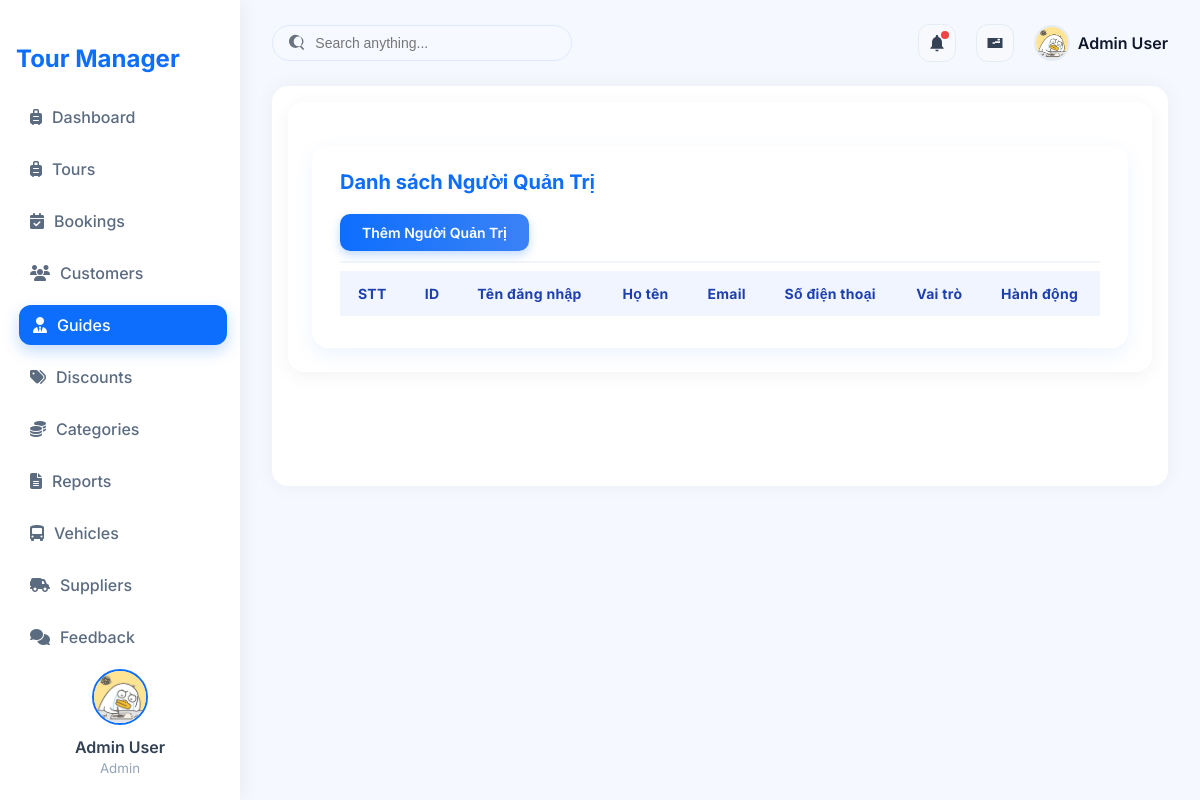
Before: /?action=admin-listUsers with the older database file.
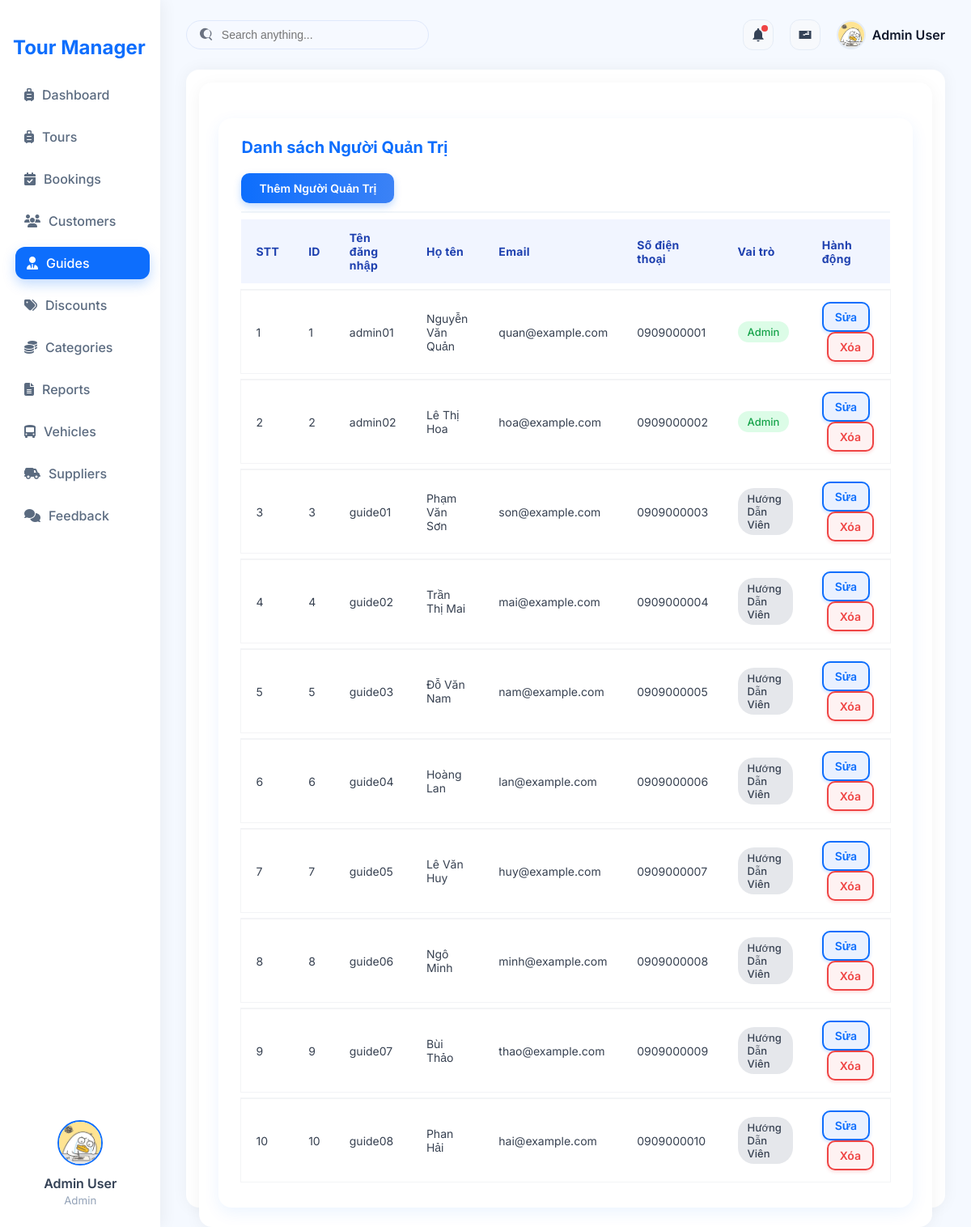
After: the same page with the newer database file.
### tables this page shows
CREATE TABLE `users` (
  `user_id` int NOT NULL,
  `username` varchar(50) NOT NULL,
  `password` varchar(255) NOT NULL,
  `role` enum('admin','guide') NOT NULL DEFAULT 'guide',
  `name` varchar(100) DEFAULT NULL,
  `email` varchar(100) DEFAULT NULL,
  `phone` varchar(20) DEFAULT NULL
);

### controllers/UsersController.php (called while the page is built, shortened)
<?php
class UsersController {
    private $userQuery;
    function __construct() {
        $this->userQuery = new UsersQuery();
    }
    public function listUsers() {
        $users = $this->userQuery->getAllUsers();
        require './views/User/ListUser.php';
    }
}
?>

### routes/index.php (called while the page is built)
<?php
$action = $_GET['action'] ?? '/';
match ($action) {
    '/' => (new ProductController)->home(),
    'admin' => require './views/admin.php',
    'admin-listTours' => require './views/admin.php',
    'admin-createTours' => require './views/admin.php',
    'admin-updateTours' => require './views/admin.php',
    'admin-listUsers' => require './views/admin.php',
    'admin-createUsers' => require './views/admin.php',
    'admin-updateUsers' => require './views/admin.php',
    'admin-listCategory' => require './views/admin.php',
    'admin-createCategory' => require './views/admin.php',
    'admin-updateCategory' => require './views/admin.php',
    'admin-listCustomer' => require './views/admin.php',
    'admin-createCustomer' => require './views/admin.php',
    'admin-updateCustomer' => require './views/admin.php',
    'admin-listDiscount' => require './views/admin.php',
    'admin-createDiscount' => require './views/admin.php',
    'admin-updateDiscount' => require './views/admin.php',
    default => require './views/admin.php',
};

### index.php (called while the page is built, shortened)
<?php
spl_autoload_register(function ($class) {
    $fileName = "$class.php";
    $fileModel              = PATH_MODEL . $fileName;
});
require_once './routes/index.php';

### models/BaseModel.php (called while the page is built, shortened)
<?php
class BaseModel
{
    public function __construct()
    {
        $dsn = sprintf('mysql:host=%s;port=%s;dbname=%s;charset=utf8', DB_HOST, DB_PORT, DB_NAME);
        try {
            $this->pdo = new PDO($dsn, DB_USERNAME, DB_PASSWORD, DB_OPTIONS);
        } catch (PDOException $e) {
            die("Kết nối cơ sở dữ liệu thất bại: {$e->getMessage()}. Vui lòng thử lại sau.");
        }
    }
}

### models/UsersQuery.php (called while the page is built, shortened)
<?php
class UsersQuery extends BaseModel {
    public function getAllUsers() {
        $sql = "SELECT * FROM users ORDER BY user_id ASC";
        $stmt = $this->pdo->prepare($sql);
        $stmt->execute();
        return $stmt->fetchAll(PDO::FETCH_ASSOC);
    }
}
?>

### views/User/listUser.php (the view)
<div class="main-content p-4">
    <div class="table-container">
        <div class="admin-table-container">
            <div class="table-header d-flex justify-content-between align-items-center mb-3">
                <h4 class="fw-bold">Danh sách Người Quản Trị</h4><br>
                <a href="?action=admin-createUsers" class="btn btn-primary">
                    Thêm Người Quản Trị
                </a>
            </div>
            <table class="table table-striped align-middle">
                <thead>
                    <tr>
                        <th>STT</th>
                        <th>ID</th>
                        <th>Tên đăng nhập</th>
                        <th>Họ tên</th>
                        <th>Email</th>
                        <th>Số điện thoại</th>
                        <th>Vai trò</th>
                        <th>Hành động</th>
                    </tr>
                </thead>
                <tbody>
                    <?php $stt = 1; foreach($users as $user): ?>
                    <tr>
                        <td><?= $stt++; ?></td>
                        <td><?= $user['user_id']; ?></td>
                        <td><?= htmlspecialchars($user['username']); ?></td>
                        <td><?= htmlspecialchars($user['name']); ?></td>
                        <td><?= htmlspecialchars($user['email']); ?></td>
                        <td><?= htmlspecialchars($user['phone']); ?></td>
                        <td>
                            <?php if($user['role'] == 'admin'): ?>
                            <span class="badge bg-success">Admin</span>
                            <?php else: ?>
                            <span class="badge bg-secondary">Hướng Dẫn Viên</span>
                            <?php endif; ?>
                        </td>
                        <td>
                            <a href="?action=admin-updateUsers&id=<?= $user['user_id']; ?>"
                                class="btn btn-sm btn-outline-success">Sửa</a>
                            <a href="?action=admin-deleteUsers&id=<?= $user['user_id']; ?>"
                                onclick="return confirm('Xác nhận xóa người dùng này?')"
                                class="btn btn-sm btn-outline-danger">Xóa</a>
                        </td>
                    </tr>
                    <?php endforeach; ?>
                </tbody>
            </table>
        </div>
    </div>

Changed rows visible on the page:
added users: user_id "1", username "admin01", name "Nguyễn Văn Quản", email "quan@example.com", phone "0909000001", role "Admin"
added users: user_id "2", username "admin02", name "Lê Thị Hoa", email "hoa@example.com", phone "0909000002", role "Admin"
added users: user_id "3", username "guide01", name "Phạm Văn Sơn", email "son@example.com", phone "0909000003", role "Hướng Dẫn Viên"
added users: user_id "4", username "guide02", name "Trần Thị Mai", email "mai@example.com", phone "0909000004", role "Hướng Dẫn Viên"
added users: user_id "5", username "guide03", name "Đỗ Văn Nam", email "nam@example.com", phone "0909000005", role "Hướng Dẫn Viên"
added users: user_id "6", username "guide04", name "Hoàng Lan", email "lan@example.com", phone "0909000006", role "Hướng Dẫn Viên"
added users: user_id "7", username "guide05", name "Lê Văn Huy", email "huy@example.com", phone "0909000007", role "Hướng Dẫn Viên"
added users: user_id "8", username "guide06", name "Ngô Minh", email "minh@example.com", phone "0909000008", role "Hướng Dẫn Viên"
added users: user_id "9", username "guide07", name "Bùi Thảo", email "thao@example.com", phone "0909000009", role "Hướng Dẫn Viên"
added users: user_id "10", username "guide08", name "Phan Hải", email "hai@example.com", phone "0909000010", role "Hướng Dẫn Viên"
